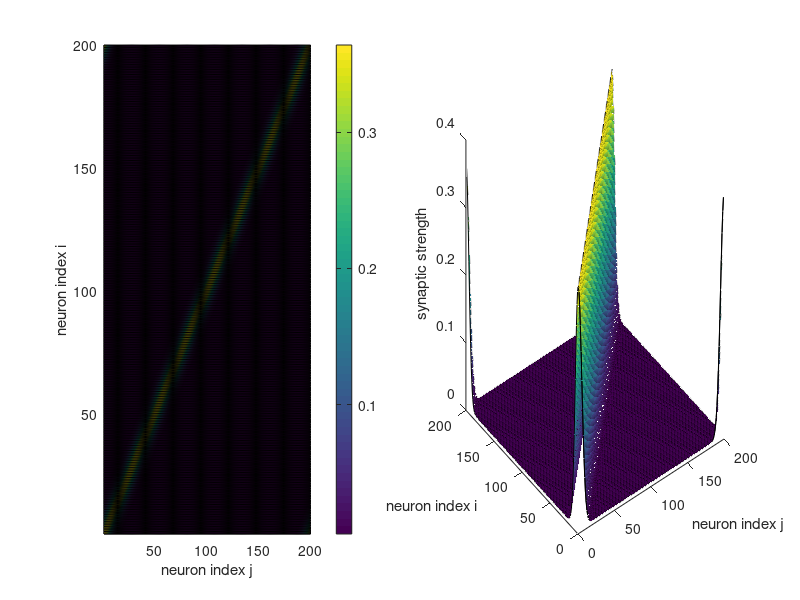

MATLAB code to generate this figure:
% simple script to parametrize the WTA circuit in the sharp learning net

% in each population the neurons are laterally interconnected to implement
% a soft Winner-Take-All circuit

% test the parametrization of a WTA 
close all; clear all; clc; 

% number of neurons in the population 
N_NEURONS = 200;


% standard deviation 
SIGMA = 5.0;
% scaling factor
SL = 4.5;
% convolution scaling factor 
GAMMA = SL/(SIGMA*sqrt(2*pi));
% decay term 
DELTA = -0.005;

% the weight matrix for lateral interconnectivity 
W = rand(N_NEURONS, N_NEURONS);

% build up the connectivity matrix 
for idx = 1:N_NEURONS
    for jdx = 1:N_NEURONS
        dij = min([abs(idx-jdx), N_NEURONS - abs(idx-jdx)]);
        W(idx, jdx) = GAMMA*exp(-0.5*(dij/SIGMA)^2) - DELTA;       
    end
end

% visualize the lateral connectivity weight matrix
figure; set(gcf, 'color', 'w');
subplot(1,2,1);
pcolor(W); box off; grid off; colorbar;
xlabel('neuron index j'); ylabel('neuron index i');
subplot(1,2,2);
surf(W(1:N_NEURONS, 1:N_NEURONS)); box off; grid off;
xlabel('neuron index j'); ylabel('neuron index i');
zlabel('synaptic strength');